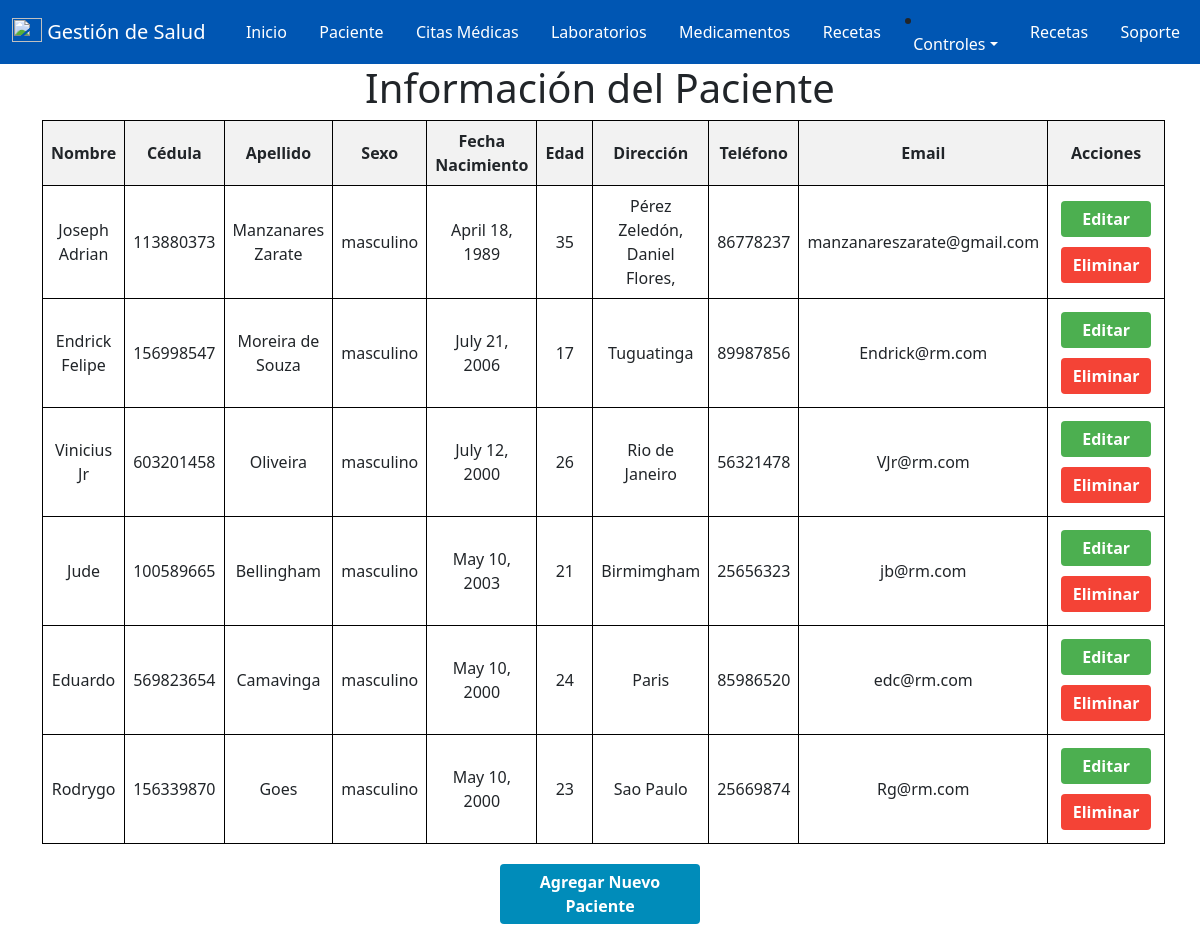
Page /index/ (signed in) on the earlier database version.
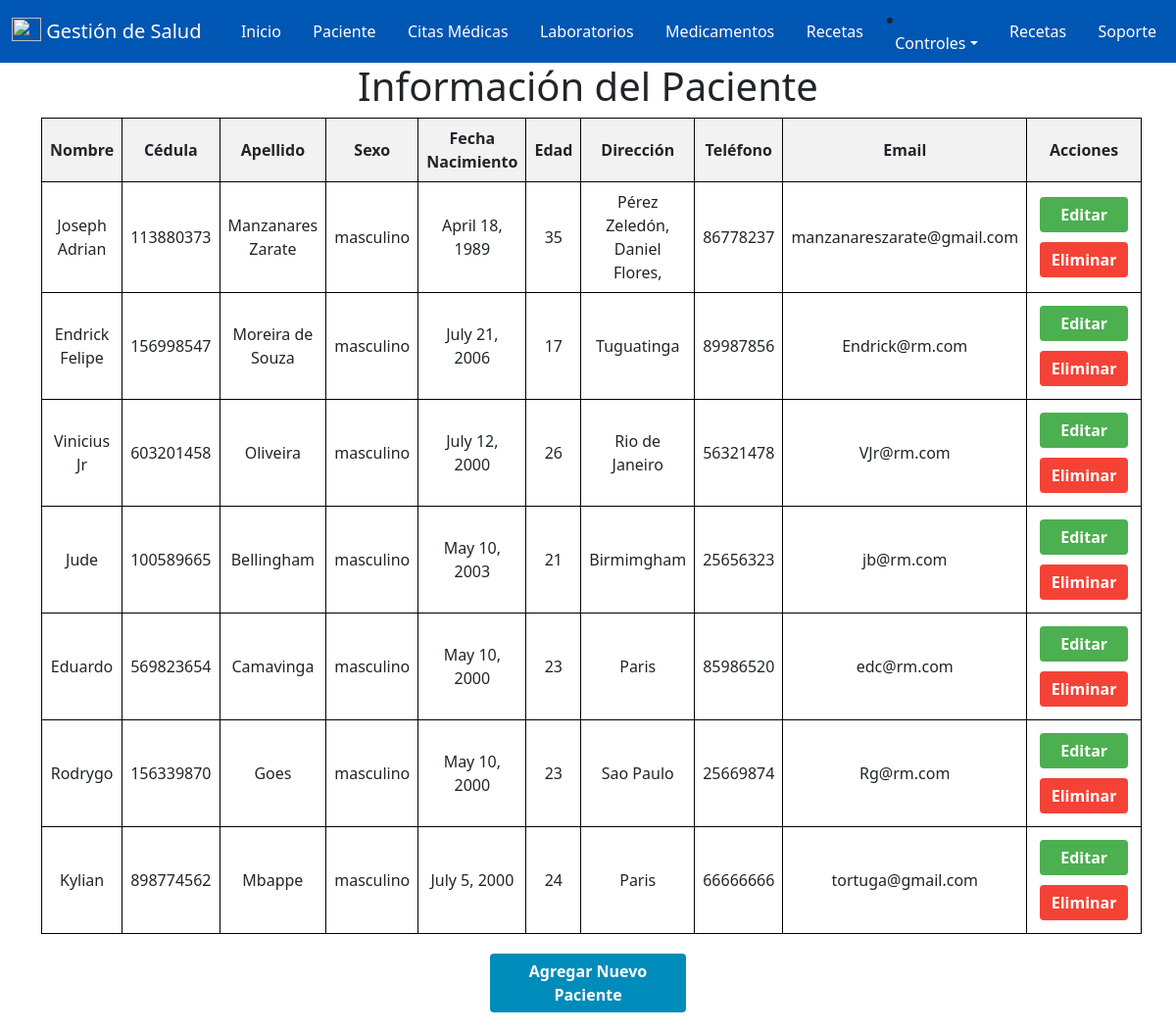
Same page on the later database version.
### salud/models.py (models this page shows, shortened)
class paciente(models.Model):
    id_paciente = models.AutoField(primary_key=True , verbose_name='ID_Paciente')
    cedula = models.IntegerField(null=True,verbose_name='Cedula')
    nombre = models.CharField(max_length=50, verbose_name='Nombre')
    apellido = models.CharField(max_length=50, verbose_name='Apellido')
    sexo = models.CharField(max_length=20, verbose_name='Sexo')
    fecha_Nacimiento = models.DateField(null=True, verbose_name='Fecha de Nacimiento')
    edad = models.IntegerField ( verbose_name='Edad')
    direccion = models.CharField(max_length=50, verbose_name='Direccion')
    telefono = models.IntegerField( verbose_name='Telefono')
    email = models.EmailField( verbose_name='Email')
    id_usuario = models.ForeignKey(User, on_delete=models.CASCADE)

### salud/views.py (the view)
# urls.py: path('index/', views.index, name='index'),
@login_required(login_url='/accounts/login/')
def index(request):
    pacientes = paciente.objects.filter(id_usuario=request.user)
    return render(request, 'Programar/index.html', {'pacientes': pacientes})

### salud/templates/Programar/index.html (shortened to what this page needs)
{% extends "base.html" %}
{% block contenido %}
<!DOCTYPE html>
<html>
<head>
</head>
<body>
    <h1>Información del Paciente</h1>
    <form method="post" action="{% url 'index' %}">
        <table>
            <thead>
                <tr>
                    <th>Nombre</th>
                    <th>Cédula</th>
                    <th>Apellido</th>
                    <th>Sexo</th>
                    <th>Fecha Nacimiento</th>
                    <th>Edad</th>
                    <th>Dirección</th>
                    <th>Teléfono</th>
                    <th>Email</th>
                    <th>Acciones</th>
                </tr>
            </thead>
            <tbody>
                {% for paciente in pacientes %}
                <tr>
                    <td>{{ paciente.nombre }}</td>
                    <td>{{ paciente.cedula }}</td>
                    <td>{{ paciente.apellido }}</td>
                    <td>{{ paciente.sexo }}</td>
                    <td>{{ paciente.fecha_Nacimiento }}</td>
                    <td>{{ paciente.edad }}</td>
                    <td>{{ paciente.direccion }}</td>
                    <td>{{ paciente.telefono }}</td>
                    <td>{{ paciente.email }}</td>
                    <td>
                        <a href="{% url 'editar' paciente.id_paciente %}" class="button edit-button">Editar</a>
                        <a href="{% url 'eliminar' paciente.id_paciente %}" class="button delete-button" onclick="return confirm('¿Estás seguro de que deseas eliminar este paciente?');">Eliminar</a>
                    </td>
                </tr>
                {% empty %}
                <tr>
                    <td colspan="10">No hay pacientes disponibles.</td>
                </tr>
                {% endfor %}
            </tbody>
        </table>
        <a href="{% url 'agregar' %}" class="button add-button">Agregar Nuevo Paciente</a>
    </form>
</body>
</html>
{% endblock %}

Differences in the rows shown:
changed paciente "Eduardo": edad "24" → "23"
added paciente: nombre "Kylian", cedula "898774562", apellido "Mbappe", sexo "masculino", fecha_Nacimiento "July 5, 2000", edad "24", direccion "Paris", telefono "66666666", email "tortuga@gmail.com"
